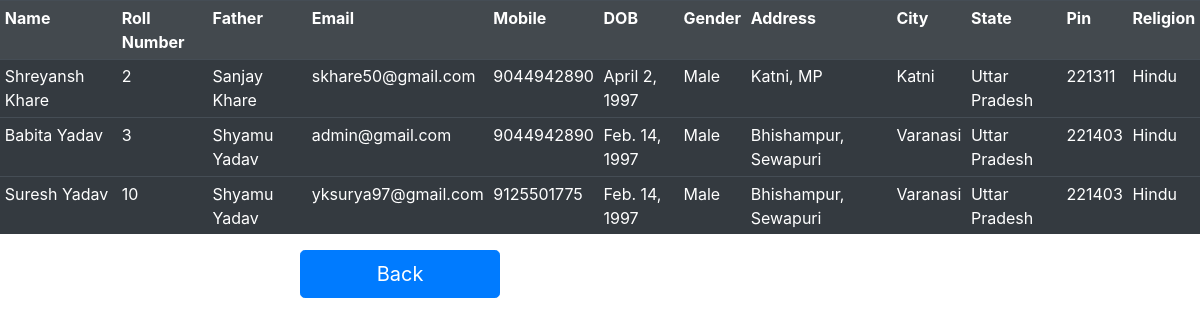
Page /total on the committed database.
### attendance/models.py (models this page shows)
class Students(models.Model):
    roll_number = models.IntegerField(primary_key=True, null=False, blank=False)
    name = models.CharField(max_length=100, blank=False)
    father_name = models.CharField(max_length=100, blank=False)
    course = models.CharField(max_length=100, blank=False)
    email = models.EmailField(unique=True, blank=False)
    mobile = models.BigIntegerField(blank=False, null=False)
    dob = models.DateField(blank=False)
    gender = models.CharField(max_length=8, blank=False)
    address = models.CharField(max_length=200, blank=False)
    city = models.CharField(max_length=50, blank=False)
    state = models.CharField(max_length=50, blank=False)
    pin = models.IntegerField(blank=False, null=False)
    religion = models.CharField(max_length=50)
    image = models.ImageField(blank=True)

### attendance/views.py (the view)
# urls.py: path('total', views.total_student, name='total'),
def total_student(request):
    info = Students.objects.all()
    return render(request, 'total_student.html', {'data': info})

### templates/total_student.html (shortened to what this page needs)
<!DOCTYPE html>
<html lang="en">
<head>
    <link rel="stylesheet" href="https://cdn.jsdelivr.net/npm/bootstrap@4.4.1/dist/css/bootstrap.min.css">
</head>
<body>
<table class="table table-stripped table-hover table-dark table-sm">
  <tr>
    <th>Name</th><th>Roll Number</th><th>Father</th><th>Email</th><th>Mobile</th><th>DOB</th><th>Gender</th>
    <th>Address</th><th>City</th><th>State</th><th>Pin</th><th>Religion</th>
  </tr>
  {% for dt in data %}
  <tr>
    <td>{{dt.name}}</td><td>{{dt.roll_number}}</td><td>{{dt.father_name}}</td><td>{{dt.email}}</td><td>{{dt.mobile}}</td><td>{{dt.dob}}</td>
    <td>{{dt.gender}}</td><td>{{dt.address}}</td><td>{{dt.city}}</td><td>{{dt.state}}</td><td>{{dt.pin}}</td><td>{{dt.religion}}</td>
  </tr>
  {% endfor %}
</table>
<a href="/information" class="btn btn-primary btn-lg back">Back</a>
</body>
</html>

### templates/total_student.html (style rules this page uses)
.back { width:200px; margin-left:300px; }

### rows in the picture
Students: name "Shreyansh Khare", roll_number "2", father_name "Sanjay Khare", email "skhare50@gmail.com", mobile "9044942890", dob "April 2, 1997", gender "Male", address "Katni, MP", city "Katni", state "Uttar Pradesh", pin "221311", religion "Hindu"
Students: name "Babita Yadav", roll_number "3", father_name "Shyamu Yadav", email "admin@gmail.com", mobile "9044942890", dob "Feb. 14, 1997", gender "Male", address "Bhishampur, Sewapuri", city "Varanasi", state "Uttar Pradesh", pin "221403", religion "Hindu"
Students: name "Suresh Yadav", roll_number "10", father_name "Shyamu Yadav", email "yksurya97@gmail.com", mobile "9125501775", dob "Feb. 14, 1997", gender "Male", address "Bhishampur, Sewapuri", city "Varanasi", state "Uttar Pradesh", pin "221403", religion "Hindu"
